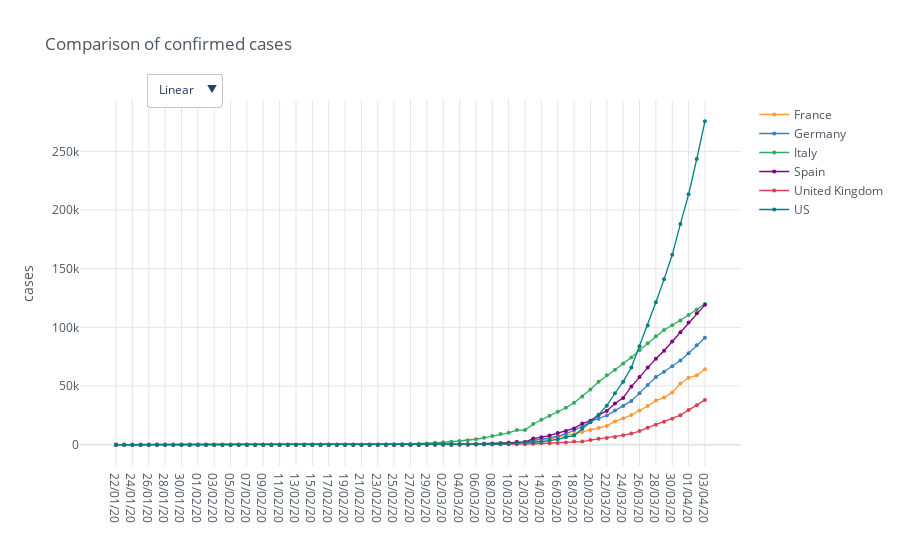

Source (notebook cell):
### Code cell
countries = ['Germany', 'France', 'Italy', 'Spain', 'US', 'United Kingdom']

confirmed_cases_countries = io.world_load_cases(io.get_filename_confirmed_cases(), countries)

fig = mp.iplot_comparative_plot(confirmed_cases_countries, title='Comparison of confirmed cases', size=4, yTitle='cases', mode='lines+markers', asFigure=True)
fig.show()

### Figure 1 — Plotly figure (JSON) as saved in the notebook; plotly's stock layout.template omitted (floating-point values rounded to 4 significant figures)
{"data": [{"line": {"color": "rgba(255, 153, 51, 1.0)", "dash": "solid", "shape": "linear", "width": 1.3}, "marker": {"size": 4, "symbol": "circle"}, "mode": "lines+markers", "name": "France", "text": "", "type": "scatter", "x": ["22/01/20", "23/01/20", "24/01/20", "25/01/20", "26/01/20", "27/01/20", "28/01/20", "29/01/20", "30/01/20", "31/01/20", "01/02/20", "02/02/20", "03/02/20", "04/02/20", "05/02/20", "06/02/20", "07/02/20", "08/02/20", "09/02/20", "10/02/20", "11/02/20", "12/02/20", "13/02/20", "14/02/20", "15/02/20", "16/02/20", "17/02/20", "18/02/20", "19/02/20", "20/02/20", "21/02/20", "22/02/20", "23/02/20", "24/02/20", "25/02/20", "26/02/20", "27/02/20", "28/02/20", "29/02/20", "01/03/20", "02/03/20", "03/03/20", "04/03/20", "05/03/20", "06/03/20", "07/03/20", "08/03/20", "09/03/20", "10/03/20", "11/03/20", "12/03/20", "13/03/20", "14/03/20", "15/03/20", "16/03/20", "17/03/20", "18/03/20", "19/03/20", "20/03/20", "21/03/20", "22/03/20", "23/03/20", "24/03/20", "25/03/20", "26/03/20", "27/03/20", "28/03/20", "29/03/20", "30/03/20", "31/03/20", "01/04/20", "02/04/20", "03/04/20"], "y": [0, 0, 2, 3, 3, 3, 4, 5, 5, 5, 6, 6, 6, 6, 6, 6, 6, 11, 11, 11, 11, 11, 11, 11, 12, 12, 12, 12, 12, 12, 12, 12, 12, 12, 14, 18, 38, 57, 100, 130, 191, 204, 285, 377, 653, 949, 1126, 1209, 1784, 2281, 2281, 3661, 4469, 4499, 6633, 7652, 9043, 10871, 12612, 14282, 16018, 19856, 22304, 25233, 29155, 32964, 37575, 40174, 44550, 52128, 56989, 59105, 64338]}, {"line": {"color": "rgba(55, 128, 191, 1.0)", "dash": "solid", "shape": "linear", "width": 1.3}, "marker": {"size": 4, "symbol": "circle"}, "mode": "lines+markers", "name": "Germany", "text": "", "type": "scatter", "x": ["22/01/20", "23/01/20", "24/01/20", "25/01/20", "26/01/20", "27/01/20", "28/01/20", "29/01/20", "30/01/20", "31/01/20", "01/02/20", "02/02/20", "03/02/20", "04/02/20", "05/02/20", "06/02/20", "07/02/20", "08/02/20", "09/02/20", "10/02/20", "11/02/20", "12/02/20", "13/02/20", "14/02/20", "15/02/20", "16/02/20", "17/02/20", "18/02/20", "19/02/20", "20/02/20", "21/02/20", "22/02/20", "23/02/20", "24/02/20", "25/02/20", "26/02/20", "27/02/20", "28/02/20", "29/02/20", "01/03/20", "02/03/20", "03/03/20", "04/03/20", "05/03/20", "06/03/20", "07/03/20", "08/03/20", "09/03/20", "10/03/20", "11/03/20", "12/03/20", "13/03/20", "14/03/20", "15/03/20", "16/03/20", "17/03/20", "18/03/20", "19/03/20", "20/03/20", "21/03/20", "22/03/20", "23/03/20", "24/03/20", "25/03/20", "26/03/20", "27/03/20", "28/03/20", "29/03/20", "30/03/20", "31/03/20", "01/04/20", "02/04/20", "03/04/20"], "y": [0, 0, 0, 0, 0, 1, 4, 4, 4, 5, 8, 10, 12, 12, 12, 12, 13, 13, 14, 14, 16, 16, 16, 16, 16, 16, 16, 16, 16, 16, 16, 16, 16, 16, 17, 27, 46, 48, 79, 130, 159, 196, 262, 482, 670, 799, 1040, 1176, 1457, 1908, 2078, 3675, 4585, 5795, 7272, 9257, 12327, 15320, 19848, 22213, 24873, 29056, 32986, 37323, 43938, 50871, 57695, 62095, 66885, 71808, 77872, 84794, 91159]}, {"line": {"color": "rgba(50, 171, 96, 1.0)", "dash": "solid", "shape": "linear", "width": 1.3}, "marker": {"size": 4, "symbol": "circle"}, "mode": "lines+markers", "name": "Italy", "text": "", "type": "scatter", "x": ["22/01/20", "23/01/20", "24/01/20", "25/01/20", "26/01/20", "27/01/20", "28/01/20", "29/01/20", "30/01/20", "31/01/20", "01/02/20", "02/02/20", "03/02/20", "04/02/20", "05/02/20", "06/02/20", "07/02/20", "08/02/20", "09/02/20", "10/02/20", "11/02/20", "12/02/20", "13/02/20", "14/02/20", "15/02/20", "16/02/20", "17/02/20", "18/02/20", "19/02/20", "20/02/20", "21/02/20", "22/02/20", "23/02/20", "24/02/20", "25/02/20", "26/02/20", "27/02/20", "28/02/20", "29/02/20", "01/03/20", "02/03/20", "03/03/20", "04/03/20", "05/03/20", "06/03/20", "07/03/20", "08/03/20", "09/03/20", "10/03/20", "11/03/20", "12/03/20", "13/03/20", "14/03/20", "15/03/20", "16/03/20", "17/03/20", "18/03/20", "19/03/20", "20/03/20", "21/03/20", "22/03/20", "23/03/20", "24/03/20", "25/03/20", "26/03/20", "27/03/20", "28/03/20", "29/03/20", "30/03/20", "31/03/20", "01/04/20", "02/04/20", "03/04/20"], "y": [0, 0, 0, 0, 0, 0, 0, 0, 0, 2, 2, 2, 2, 2, 2, 2, 3, 3, 3, 3, 3, 3, 3, 3, 3, 3, 3, 3, 3, 3, 20, 62, 155, 229, 322, 453, 655, 888, 1128, 1694, 2036, 2502, 3089, 3858, 4636, 5883, 7375, 9172, 10149, 12462, 12462, 17660, 21157, 24747, 27980, 31506, 35713, 41035, 47021, 53578, 59138, 63927, 69176, 74386, 80589, 86498, 92472, 97689, 101739, 105792, 110574, 115242, 119827]}, {"line": {"color": "rgba(128, 0, 128, 1.0)", "dash": "solid", "shape": "linear", "width": 1.3}, "marker": {"size": 4, "symbol": "circle"}, "mode": "lines+markers", "name": "Spain", "text": "", "type": "scatter", "x": ["22/01/20", "23/01/20", "24/01/20", "25/01/20", "26/01/20", "27/01/20", "28/01/20", "29/01/20", "30/01/20", "31/01/20", "01/02/20", "02/02/20", "03/02/20", "04/02/20", "05/02/20", "06/02/20", "07/02/20", "08/02/20", "09/02/20", "10/02/20", "11/02/20", "12/02/20", "13/02/20", "14/02/20", "15/02/20", "16/02/20", "17/02/20", "18/02/20", "19/02/20", "20/02/20", "21/02/20", "22/02/20", "23/02/20", "24/02/20", "25/02/20", "26/02/20", "27/02/20", "28/02/20", "29/02/20", "01/03/20", "02/03/20", "03/03/20", "04/03/20", "05/03/20", "06/03/20", "07/03/20", "08/03/20", "09/03/20", "10/03/20", "11/03/20", "12/03/20", "13/03/20", "14/03/20", "15/03/20", "16/03/20", "17/03/20", "18/03/20", "19/03/20", "20/03/20", "21/03/20", "22/03/20", "23/03/20", "24/03/20", "25/03/20", "26/03/20", "27/03/20", "28/03/20", "29/03/20", "30/03/20", "31/03/20", "01/04/20", "02/04/20", "03/04/20"], "y": [0, 0, 0, 0, 0, 0, 0, 0, 0, 0, 1, 1, 1, 1, 1, 1, 1, 1, 2, 2, 2, 2, 2, 2, 2, 2, 2, 2, 2, 2, 2, 2, 2, 2, 6, 13, 15, 32, 45, 84, 120, 165, 222, 259, 400, 500, 673, 1073, 1695, 2277, 2277, 5232, 6391, 7798, 9942, 11748, 13910, 17963, 20410, 25374, 28768, 35136, 39885, 49515, 57786, 65719, 73235, 80110, 87956, 95923, 104118, 112065, 119199]}, {"line": {"color": "rgba(219, 64, 82, 1.0)", "dash": "solid", "shape": "linear", "width": 1.3}, "marker": {"size": 4, "symbol": "circle"}, "mode": "lines+markers", "name": "United Kingdom", "text": "", "type": "scatter", "x": ["22/01/20", "23/01/20", "24/01/20", "25/01/20", "26/01/20", "27/01/20", "28/01/20", "29/01/20", "30/01/20", "31/01/20", "01/02/20", "02/02/20", "03/02/20", "04/02/20", "05/02/20", "06/02/20", "07/02/20", "08/02/20", "09/02/20", "10/02/20", "11/02/20", "12/02/20", "13/02/20", "14/02/20", "15/02/20", "16/02/20", "17/02/20", "18/02/20", "19/02/20", "20/02/20", "21/02/20", "22/02/20", "23/02/20", "24/02/20", "25/02/20", "26/02/20", "27/02/20", "28/02/20", "29/02/20", "01/03/20", "02/03/20", "03/03/20", "04/03/20", "05/03/20", "06/03/20", "07/03/20", "08/03/20", "09/03/20", "10/03/20", "11/03/20", "12/03/20", "13/03/20", "14/03/20", "15/03/20", "16/03/20", "17/03/20", "18/03/20", "19/03/20", "20/03/20", "21/03/20", "22/03/20", "23/03/20", "24/03/20", "25/03/20", "26/03/20", "27/03/20", "28/03/20", "29/03/20", "30/03/20", "31/03/20", "01/04/20", "02/04/20", "03/04/20"], "y": [0, 0, 0, 0, 0, 0, 0, 0, 0, 2, 2, 2, 2, 2, 2, 2, 3, 3, 3, 8, 8, 9, 9, 9, 9, 9, 9, 9, 9, 9, 9, 9, 9, 13, 13, 13, 15, 20, 23, 36, 40, 51, 85, 115, 163, 206, 273, 321, 382, 456, 456, 798, 1140, 1140, 1543, 1950, 2626, 2689, 3983, 5018, 5683, 6650, 8077, 9529, 11658, 14543, 17089, 19522, 22141, 25150, 29474, 33718, 38168]}, {"line": {"color": "rgba(0, 128, 128, 1.0)", "dash": "solid", "shape": "linear", "width": 1.3}, "marker": {"size": 4, "symbol": "circle"}, "mode": "lines+markers", "name": "US", "text": "", "type": "scatter", "x": ["22/01/20", "23/01/20", "24/01/20", "25/01/20", "26/01/20", "27/01/20", "28/01/20", "29/01/20", "30/01/20", "31/01/20", "01/02/20", "02/02/20", "03/02/20", "04/02/20", "05/02/20", "06/02/20", "07/02/20", "08/02/20", "09/02/20", "10/02/20", "11/02/20", "12/02/20", "13/02/20", "14/02/20", "15/02/20", "16/02/20", "17/02/20", "18/02/20", "19/02/20", "20/02/20", "21/02/20", "22/02/20", "23/02/20", "24/02/20", "25/02/20", "26/02/20", "27/02/20", "28/02/20", "29/02/20", "01/03/20", "02/03/20", "03/03/20", "04/03/20", "05/03/20", "06/03/20", "07/03/20", "08/03/20", "09/03/20", "10/03/20", "11/03/20", "12/03/20", "13/03/20", "14/03/20", "15/03/20", "16/03/20", "17/03/20", "18/03/20", "19/03/20", "20/03/20", "21/03/20", "22/03/20", "23/03/20", "24/03/20", "25/03/20", "26/03/20", "27/03/20", "28/03/20", "29/03/20", "30/03/20", "31/03/20", "01/04/20", "02/04/20", "03/04/20"], "y": [1, 1, 2, 2, 5, 5, 5, 5, 5, 7, 8, 8, 11, 11, 11, 11, 11, 11, 11, 11, 12, 12, 13, 13, 13, 13, 13, 13, 13, 13, 15, 15, 15, 51, 51, 57, 58, 60, 68, 74, 98, 118, 149, 217, 262, 402, 518, 583, 959, 1281, 1663, 2179, 2727, 3499, 4632, 6421, 7783, 13677, 19100, 25489, 33276, 43847, 53740, 65778, 83836, 101657, 121478, 140886, 161807, 188172, 213372, 243453, 275586]}], "layout": {"legend": {"bgcolor": "#FFFFFF", "font": {"color": "#4D5663"}}, "paper_bgcolor": "#FFFFFF", "plot_bgcolor": "#FFFFFF", "title": {"font": {"color": "#4D5663"}, "text": "Comparison of confirmed cases"}, "updatemenus": [{"buttons": [{"args": [{"yaxis.type": "linear"}], "label": "Linear", "method": "relayout"}, {"args": [{"yaxis.type": "log"}], "label": "Log", "method": "relayout"}], "direction": "down", "pad": {"r": 10, "t": 10}, "showactive": true, "x": 0.1, "xanchor": "left", "y": 1.1, "yanchor": "top"}], "xaxis": {"gridcolor": "#E1E5ED", "showgrid": true, "tickfont": {"color": "#4D5663"}, "title": {"font": {"color": "#4D5663"}, "text": ""}, "zerolinecolor": "#E1E5ED"}, "yaxis": {"gridcolor": "#E1E5ED", "showgrid": true, "tickfont": {"color": "#4D5663"}, "title": {"font": {"color": "#4D5663"}, "text": "cases"}, "zerolinecolor": "#E1E5ED"}}}
